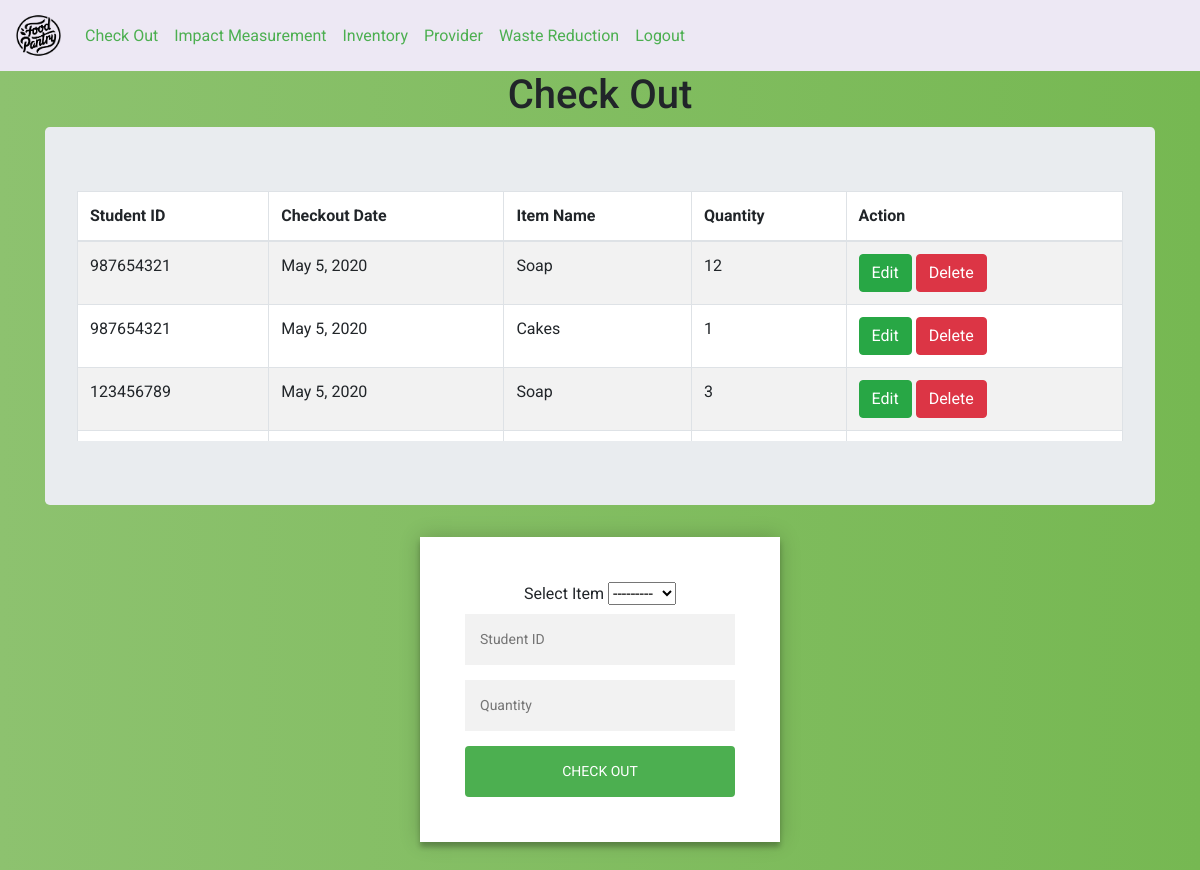
Before: /checkout/ (signed in) with the older database file.
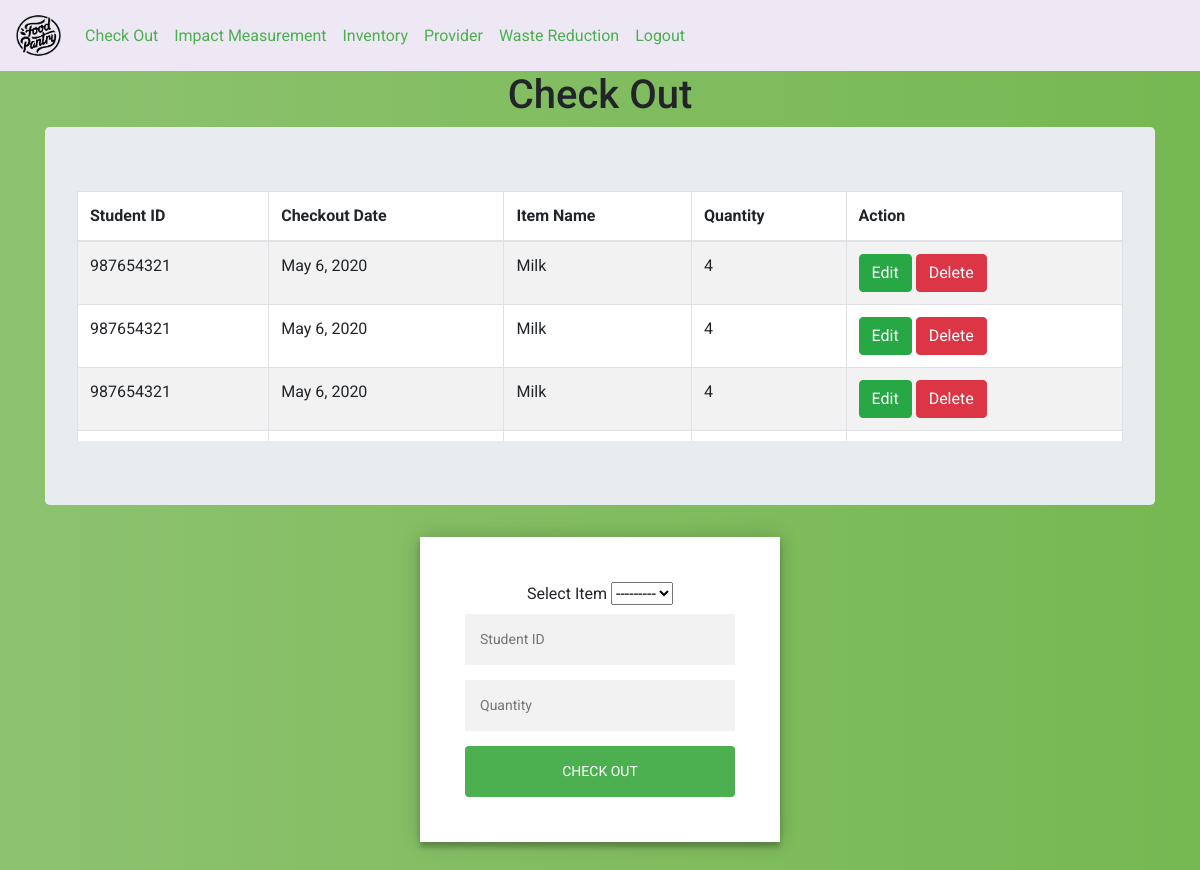
After: the same page with the newer database file.
### checkout/models.py (models this page shows, shortened)
class checkout(models.Model):
    item_in_inventory = models.ForeignKey(inventory, on_delete=models.SET_NULL,null=True)
    item_name = models.CharField(max_length=100, default="Wait")
    student_id = models.CharField(max_length=9)
    checkout_date = models.DateField(auto_now=True)
    quantity = models.PositiveIntegerField()
    price = models.FloatField(default=0)
    donor = models.CharField(max_length=50, default="wait")

### checkout/views.py (the view, shortened to what this page needs)
# urls.py: path('checkout/', checkout_views.checkout_view, name='checkout_view'),
@login_required(login_url='/login/')
def checkout_view(request):
		cout_data = checkout_form()
		cout = checkout.objects.all()
		context = {'cout':cout,'cout_data':cout_data}
		return render(request, "checkout/checkout.html",context)

### checkout/forms.py
class checkout_form(forms.ModelForm):
    student_id = forms.CharField(widget=forms.TextInput(attrs={'placeholder': 'Student ID '}))
    quantity = forms.CharField(widget=forms.TextInput(attrs={'placeholder': 'Quantity '}))
    item_name = forms.CharField(required=False)
    price = forms.FloatField(required=False)
    donor = forms.CharField(required=False)
    class Meta():
	     model = checkout
	     fields = '__all__'

### inventory/models.py (called while the page is built)
     def __str__(self):
          return self.name

### templates/checkout/checkout.html (shortened to what this page needs)
<!DOCTYPE html>
<html>
<head>
	{% include "dashboard/shared_links.html" %}
</head>
<body>
	{% include "dashboard/navigation_bar.html" %}
<h1>Check Out</h1>
{% load static %}
<div class="container">
	<div class="jumbotron">
		<div class="table-wrapper-scroll-y my-custom-scrollbar">
			<table bgcolor="white" class="table table-bordered table-striped mb-0">
  <thead>
    <tr>
      <th scope="col">Student ID</th>
      <th scope="col">Checkout Date</th>
      <th scope="col">Item Name</th>
      <th scope="col">Quantity</th>
	  <th scope="col">Action</th>
    </tr>
  </thead>
  <tbody>
{% for each in cout %}
    <tr>
					<td>{{each.student_id}}</td>
					<td>{{each.checkout_date}}</td>
					<td>{{each.item_name}}</td>
					<td>{{each.quantity}}</td>
					    			<td>                        <a class="btn btn-success" href="{% url 'update_co' each.id %}">Edit</a>
					<a class="btn btn-danger" href="#" onclick="confirmDeleteModal({{each.id}})">Delete</a>
    				</td>
    	</tr>
		 		{% endfor %}
  </tbody>
</table>
	</div>
	</div>
</div>
<div class="form">
<div class="center-column">
	<form method="POST" action="/checkout/">
		<label>Select Item</label>
	{{cout_data.item_in_inventory}}
    {{cout_data.student_id}}
    {{cout_data.quantity}}
		<button type="submit" class="btn btn-info">Check Out</button>
	</form>
</div>
</body>
</html>

Changed rows visible on the page:
removed checkout: student_id "987654321", checkout_date "May 5, 2020", item_name "Soap", quantity "12"
removed checkout: student_id "987654321", checkout_date "May 5, 2020", item_name "Cakes", quantity "1"
removed checkout: student_id "123456789", checkout_date "May 5, 2020", item_name "Soap", quantity "3"
added checkout: student_id "987654321", checkout_date "May 6, 2020", item_name "Milk", quantity "4"
added checkout: student_id "987654321", checkout_date "May 6, 2020", item_name "Milk", quantity "4"
added checkout: student_id "987654321", checkout_date "May 6, 2020", item_name "Milk", quantity "4"
